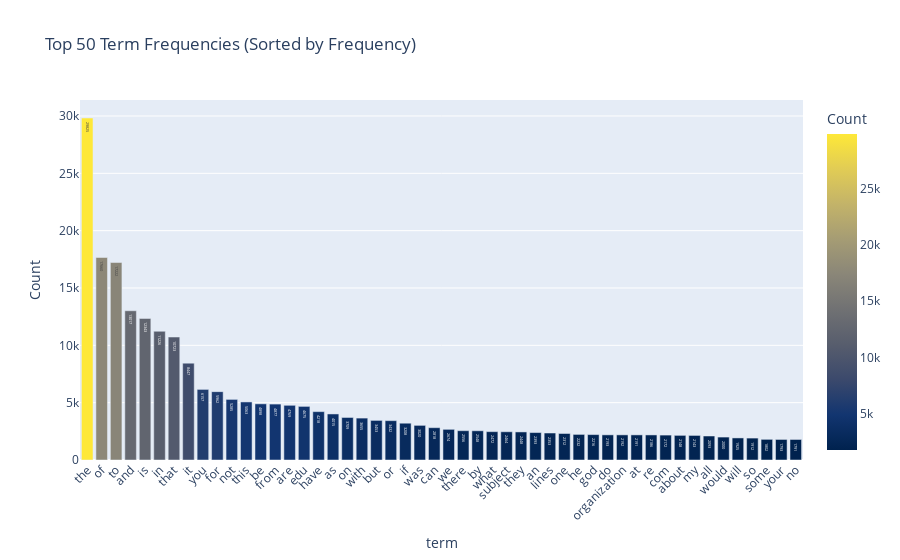

This figure's notebook cell:
### Markdown cell above
### >>> **Exercise 14 (take home):** 
Additionally, you can attempt to sort the terms on the `x-axis` by frequency instead of in alphabetical order. This way the visualization is more meaninfgul and you will be able to observe the so called [long tail](https://en.wikipedia.org/wiki/Long_tail) (get familiar with this term since it will appear a lot in data mining and other statistics courses). see picture below

![alt txt](https://upload.wikimedia.org/wikipedia/commons/thumb/8/8a/Long_tail.svg/1000px-Long_tail.svg.png)

### Code cell
# Answer here

import plotly.express as px
# Compute term frequencies
term_frequencies = np.asarray(X_counts.sum(axis=0))[0]
terms = count_vect.get_feature_names_out()

# Create DataFrame
df_terms = pd.DataFrame({'term': terms, 'frequency': term_frequencies})

# Sort by frequency descending (most frequent first)
df_terms_sorted = df_terms.sort_values(by='frequency', ascending=False).head(50)  # top 50 terms

# Plot interactive bar chart sorted by frequency
fig = px.bar(df_terms_sorted, x='term', y='frequency', text='frequency',
             title="Top 50 Term Frequencies (Sorted by Frequency)",
             labels={'frequency':'Count'},
             color='frequency', color_continuous_scale='Cividis')  # nice color palette
fig.update_layout(xaxis_tickangle=-45)
fig.show()

### Figure 1 — Plotly figure (JSON) as saved in the notebook; plotly's stock layout.template omitted (floating-point values rounded to 4 significant figures)
{"data": [{"hovertemplate": "term=%{x}<br>Count=%{marker.color}<extra></extra>", "legendgroup": "", "marker": {"color": [29825, 17660, 17222, 13017, 12343, 11226, 10723, 8447, 6157, 5962, 5285, 5063, 4898, 4877, 4769, 4675, 4218, 4015, 3709, 3655, 3453, 3432, 3208, 3020, 2818, 2674, 2556, 2548, 2472, 2464, 2448, 2393, 2353, 2312, 2232, 2216, 2193, 2192, 2191, 2186, 2172, 2148, 2143, 2093, 2000, 1925, 1912, 1802, 1793, 1791], "coloraxis": "coloraxis", "pattern": {"shape": ""}}, "name": "", "orientation": "v", "showlegend": false, "text": [29820.0, 17660.0, 17220.0, 13020.0, 12340.0, 11230.0, 10720.0, 8447.0, 6157.0, 5962.0, 5285.0, 5063.0, 4898.0, 4877.0, 4769.0, 4675.0, 4218.0, 4015.0, 3709.0, 3655.0, 3453.0, 3432.0, 3208.0, 3020.0, 2818.0, 2674.0, 2556.0, 2548.0, 2472.0, 2464.0, 2448.0, 2393.0, 2353.0, 2312.0, 2232.0, 2216.0, 2193.0, 2192.0, 2191.0, 2186.0, 2172.0, 2148.0, 2143.0, 2093.0, 2000.0, 1925.0, 1912.0, 1802.0, 1793.0, 1791.0], "textposition": "auto", "type": "bar", "x": ["the", "of", "to", "and", "is", "in", "that", "it", "you", "for", "not", "this", "be", "from", "are", "edu", "have", "as", "on", "with", "but", "or", "if", "was", "can", "we", "there", "by", "what", "subject", "they", "an", "lines", "one", "he", "god", "do", "organization", "at", "re", "com", "about", "my", "all", "would", "will", "so", "some", "your", "no"], "xaxis": "x", "y": [29825, 17660, 17222, 13017, 12343, 11226, 10723, 8447, 6157, 5962, 5285, 5063, 4898, 4877, 4769, 4675, 4218, 4015, 3709, 3655, 3453, 3432, 3208, 3020, 2818, 2674, 2556, 2548, 2472, 2464, 2448, 2393, 2353, 2312, 2232, 2216, 2193, 2192, 2191, 2186, 2172, 2148, 2143, 2093, 2000, 1925, 1912, 1802, 1793, 1791], "yaxis": "y"}], "layout": {"barmode": "relative", "coloraxis": {"colorbar": {"title": {"text": "Count"}}, "colorscale": [[0, "#00224e"], [0.1111, "#123570"], [0.2222, "#3b496c"], [0.3333, "#575d6d"], [0.4444, "#707173"], [0.5556, "#8a8678"], [0.6667, "#a59c74"], [0.7778, "#c3b369"], [0.8889, "#e1cc55"], [1, "#fee838"]]}, "legend": {"tracegroupgap": 0}, "title": {"text": "Top 50 Term Frequencies (Sorted by Frequency)"}, "xaxis": {"anchor": "y", "domain": [0, 1], "tickangle": -45, "title": {"text": "term"}}, "yaxis": {"anchor": "x", "domain": [0, 1], "title": {"text": "Count"}}}}
